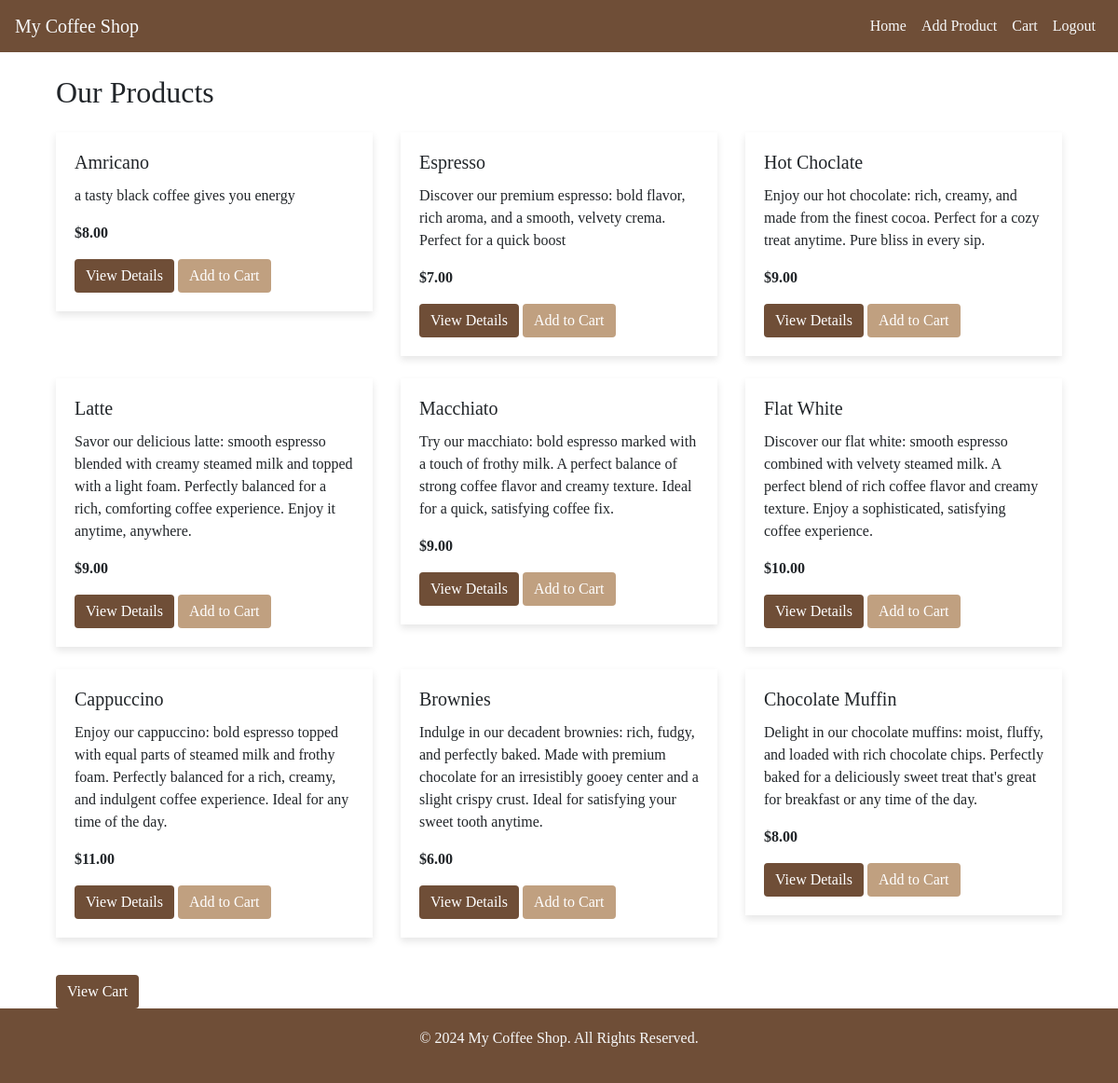
/ (signed in), run on an earlier commit of the app's database.
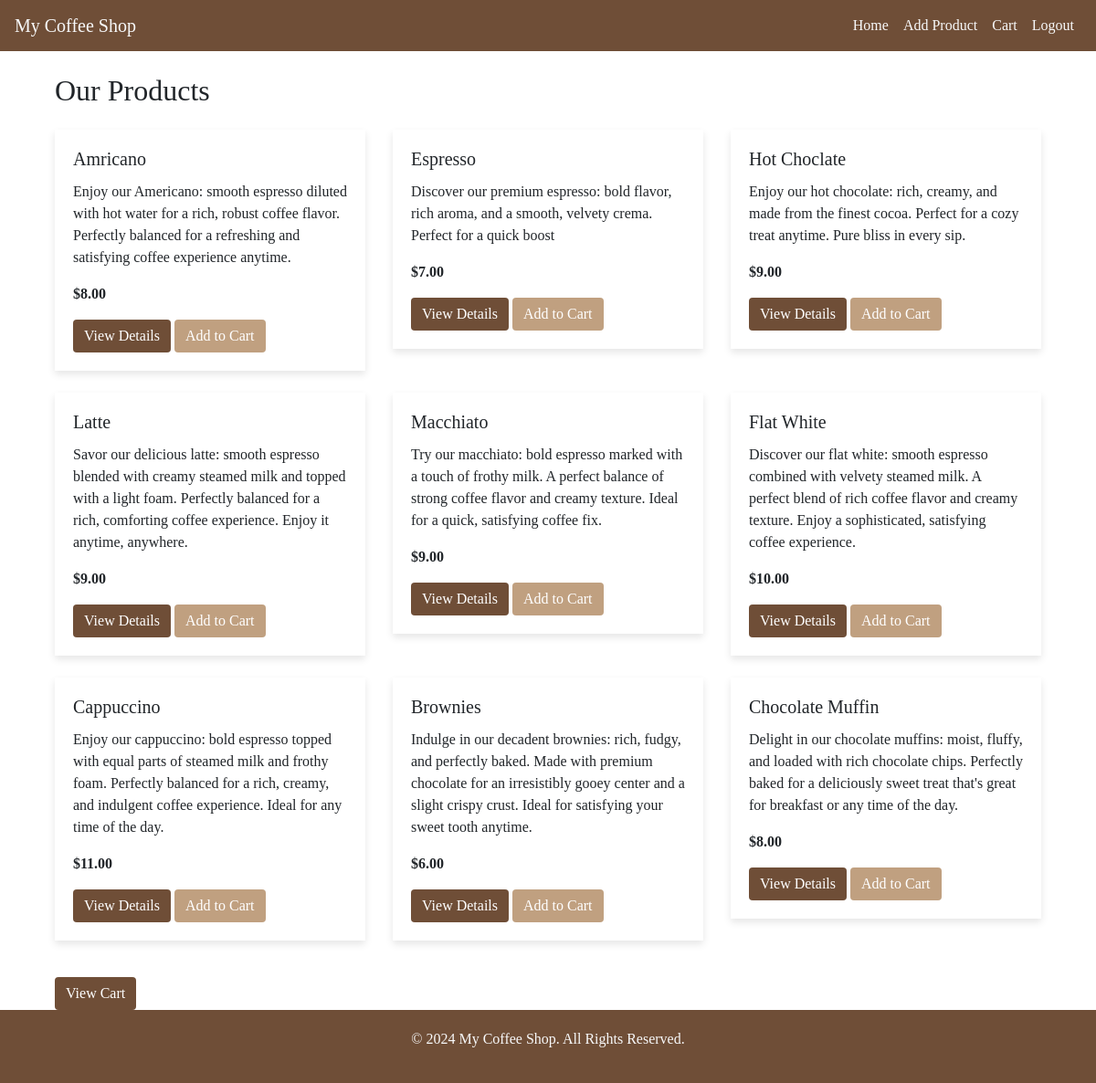
And on a later commit of the database.
### shop/models.py (models this page shows, shortened)
class Product(models.Model):
    name = models.CharField(max_length=100)
    description = models.TextField()
    price = models.DecimalField(max_digits=6, decimal_places=2)
    in_stock = models.BooleanField(default=True)

### shop/views.py (the view)
# urls.py: path('', views.home, name='home'),
def home(request):
    if not request.user.is_authenticated:
        return redirect('login')
    products = Product.objects.all()
    return render(request, 'shop/home.html', {'products': products})

### shop/templates/shop/home.html
{% extends 'base.html' %}
{% block content %}
<div class="container mt-4">
    <h2 class="mb-4">Our Products</h2>
    <div class="row">
        {% for product in products %}
            <div class="col-md-4">
                <div class="card mb-4">
                    <div class="card-body">
                        <h5 class="card-title">{{ product.name }}</h5>
                        <p class="card-text">{{ product.description }}</p>
                        <p class="card-text"><strong>${{ product.price }}</strong></p>
                        <a href="{% url 'product_detail' product.pk %}" class="btn btn-primary">View Details</a>
                        <a href="{% url 'add_to_cart' product.pk %}" class="btn btn-secondary">Add to Cart</a>
                    </div>
                </div>
            </div>
        {% endfor %}
    </div>
    <a href="{% url 'cart_detail' %}" class="btn btn-primary mt-3">View Cart</a>
</div>
{% endblock %}

What changed in the data, as far as the page shows it:
changed Product "Amricano": description "a tasty black coffee gives you energy" → "Enjoy our Americano: smooth espresso diluted with hot water for a rich, robust coffee flavor. Perfectly balanced for a refreshing and satisfying coffee experience anytime."
